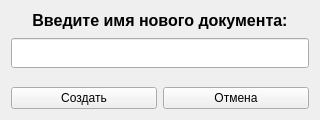
<?xml version="1.0" encoding="UTF-8"?>
<ui version="4.0">
 <class>FileCreatorWidget</class>
 <widget class="QWidget" name="FileCreatorWidget">
  <property name="geometry">
   <rect>
    <x>0</x>
    <y>0</y>
    <width>320</width>
    <height>120</height>
   </rect>
  </property>
  <property name="windowTitle">
   <string>Form</string>
  </property>
  <layout class="QVBoxLayout" name="verticalLayout">
   <item>
    <layout class="QVBoxLayout" name="verticalLayout_2">
     <item>
      <widget class="QLabel" name="label">
       <property name="font">
        <font>
         <pointsize>12</pointsize>
         <bold>true</bold>
        </font>
       </property>
       <property name="text">
        <string>Введите имя нового документа:</string>
       </property>
       <property name="alignment">
        <set>Qt::AlignCenter</set>
       </property>
      </widget>
     </item>
     <item>
      <spacer name="verticalSpacer_2">
       <property name="orientation">
        <enum>Qt::Vertical</enum>
       </property>
       <property name="sizeHint" stdset="0">
        <size>
         <width>20</width>
         <height>30</height>
        </size>
       </property>
      </spacer>
     </item>
     <item>
      <widget class="QLineEdit" name="lineEdit">
       <property name="enabled">
        <bool>true</bool>
       </property>
       <property name="minimumSize">
        <size>
         <width>0</width>
         <height>30</height>
        </size>
       </property>
      </widget>
     </item>
    </layout>
   </item>
   <item>
    <spacer name="verticalSpacer">
     <property name="orientation">
      <enum>Qt::Vertical</enum>
     </property>
     <property name="sizeHint" stdset="0">
      <size>
       <width>20</width>
       <height>40</height>
      </size>
     </property>
    </spacer>
   </item>
   <item>
    <layout class="QHBoxLayout" name="horizontalLayout">
     <item>
      <widget class="QPushButton" name="createButton">
       <property name="text">
        <string>Создать</string>
       </property>
      </widget>
     </item>
     <item>
      <widget class="QPushButton" name="cancelButton">
       <property name="text">
        <string>Отмена</string>
       </property>
      </widget>
     </item>
    </layout>
   </item>
  </layout>
 </widget>
 <resources/>
 <connections/>
</ui>
